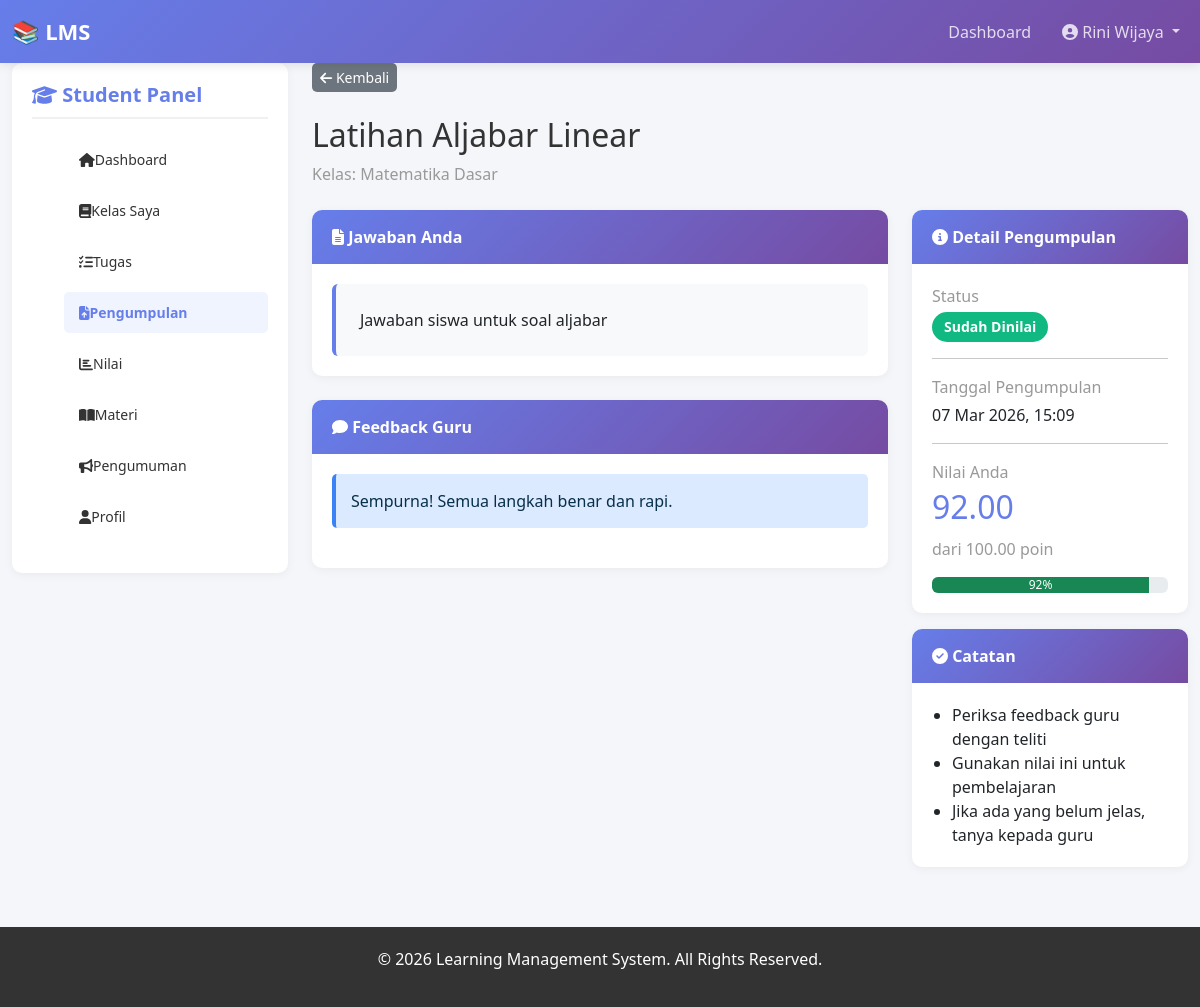
Screenshot of /student/view_submission.php?id=2 (signed in) with the database file from the repository.
### tables this page shows
CREATE TABLE `assignment_submissions` (
  `id` int(11) NOT NULL,
  `assignment_id` int(11) NOT NULL,
  `student_id` int(11) NOT NULL,
  `submission_text` text DEFAULT NULL,
  `file_path` varchar(255) DEFAULT NULL,
  `submitted_at` datetime DEFAULT NULL,
  `score` decimal(5,2) DEFAULT NULL,
  `feedback` text DEFAULT NULL,
  `graded_by` int(11) DEFAULT NULL,
  `graded_at` datetime DEFAULT NULL,
  `status` enum('submitted','graded','late') DEFAULT 'submitted',
  `created_at` timestamp NOT NULL DEFAULT current_timestamp(),
  `updated_at` timestamp NOT NULL DEFAULT current_timestamp() ON UPDATE current_timestamp()
);

CREATE TABLE `assignments` (
  `id` int(11) NOT NULL,
  `class_id` int(11) NOT NULL,
  `title` varchar(255) NOT NULL,
  `description` text NOT NULL,
  `instructions` text DEFAULT NULL,
  `due_date` datetime NOT NULL,
  `max_score` decimal(5,2) DEFAULT 100.00,
  `created_by` int(11) NOT NULL,
  `file_path` varchar(255) DEFAULT NULL,
  `created_at` timestamp NOT NULL DEFAULT current_timestamp(),
  `updated_at` timestamp NOT NULL DEFAULT current_timestamp() ON UPDATE current_timestamp()
);

CREATE TABLE `classes` (
  `id` int(11) NOT NULL,
  `code` varchar(20) NOT NULL,
  `name` varchar(100) NOT NULL,
  `description` text DEFAULT NULL,
  `teacher_id` int(11) NOT NULL,
  `class_image` varchar(255) DEFAULT NULL,
  `status` enum('active','inactive') DEFAULT 'active',
  `created_at` timestamp NOT NULL DEFAULT current_timestamp(),
  `updated_at` timestamp NOT NULL DEFAULT current_timestamp() ON UPDATE current_timestamp()
);

### student/view_submission.php (the view, shortened to what this page needs)
<?php
require '../includes/config.php';
$student_id = $_SESSION['user_id'];
$submission_id = (int)$_GET['id'];
$submission_query = $conn->query("SELECT s.*, a.title, a.max_score, c.name as class_name
                                  FROM assignment_submissions s
                                  JOIN assignments a ON s.assignment_id = a.id
                                  JOIN classes c ON a.class_id = c.id
                                  WHERE s.id = $submission_id AND s.student_id = $student_id");
$submission = $submission_query->fetch_assoc();
require '../includes/header.php';
?>
<div class="col-md-3 mb-4">
    <div class="sidebar">
        <h5><i class="fas fa-graduation-cap"></i> Student Panel</h5>
        <ul class="sidebar-menu">
            <li><a href="dashboard.php"><i class="fas fa-home"></i> Dashboard</a></li>
            <li><a href="classes.php"><i class="fas fa-book"></i> Kelas Saya</a></li>
            <li><a href="assignments.php"><i class="fas fa-tasks"></i> Tugas</a></li>
            <li><a href="submissions.php" class="active"><i class="fas fa-file-upload"></i> Pengumpulan</a></li>
            <li><a href="grades.php"><i class="fas fa-chart-bar"></i> Nilai</a></li>
            <li><a href="materials.php"><i class="fas fa-book-open"></i> Materi</a></li>
            <li><a href="announcements.php"><i class="fas fa-bullhorn"></i> Pengumuman</a></li>
            <li><a href="profile.php"><i class="fas fa-user"></i> Profil</a></li>
        </ul>
    </div>
</div>
<div class="col-md-9">
    <div class="mb-4">
        <a href="submissions.php" class="btn btn-secondary btn-sm">
            <i class="fas fa-arrow-left"></i> Kembali
        </a>
    </div>
    <h2 class="mb-2"><?php echo $submission['title']; ?></h2>
    <p class="text-muted mb-4">Kelas: <?php echo $submission['class_name']; ?></p>
    <div class="row">
        <div class="col-md-8">
            <div class="card mb-4">
                <div class="card-header">
                    <i class="fas fa-file-alt"></i> Jawaban Anda
                </div>
                <div class="card-body">
                    <div class="bg-light p-4 rounded" style="border-left: 4px solid #667eea;">
                        <?php echo nl2br($submission['submission_text']); ?>
                    </div>
                </div>
            </div>
            <?php if ($submission['status'] == 'graded' && $submission['feedback']): ?>
                <div class="card">
                    <div class="card-header">
                        <i class="fas fa-comment"></i> Feedback Guru
                    </div>
                    <div class="card-body">
                        <div class="alert alert-info" style="border-left: 4px solid #3b82f6;">
                            <?php echo nl2br($submission['feedback']); ?>
                        </div>
                    </div>
                </div>
            <?php endif; ?>
        </div>
        <div class="col-md-4">
            <div class="card mb-3">
                <div class="card-header">
                    <i class="fas fa-info-circle"></i> Detail Pengumpulan
                </div>
                <div class="card-body">
                    <p class="text-muted mb-1">Status</p>
                    <?php
                    $status_badge = ['submitted' => 'warning', 'graded' => 'success', 'late' => 'danger'];
                    $status_text = ['submitted' => 'Menunggu Review', 'graded' => 'Sudah Dinilai', 'late' => 'Terlambat'];
                    ?>
                    <h5 class="mb-3">
                        <span class="badge badge-<?php echo $status_badge[$submission['status']]; ?>" style="font-size: 14px; padding: 8px 12px;">
                            <?php echo $status_text[$submission['status']]; ?>
                        </span>
                    </h5>
                    <hr>
                    <p class="text-muted mb-1">Tanggal Pengumpulan</p>
                    <p class="mb-3"><?php echo date('d M Y, H:i', strtotime($submission['submitted_at'])); ?></p>
                    <?php if ($submission['status'] == 'graded'): ?>
                        <hr>
                        <p class="text-muted mb-1">Nilai Anda</p>
                        <h2 style="color: #667eea; margin-bottom: 10px;">
                            <?php echo number_format($submission['score'], 2); ?>
                        </h2>
                        <p style="color: #999; margin: 0;">
                            dari <?php echo number_format($submission['max_score'], 2); ?> poin
                        </p>
                        <div class="progress mt-3">
                            <?php
                            $percentage = ($submission['score'] / $submission['max_score']) * 100;
                            $color = $percentage >= 80 ? 'success' : ($percentage >= 60 ? 'warning' : 'danger');
                            ?>
                            <div class="progress-bar bg-<?php echo $color; ?>" role="progressbar"
                                style="width: <?php echo $percentage; ?>%;"
                                aria-valuenow="<?php echo $percentage; ?>"
                                aria-valuemin="0" aria-valuemax="100">
                                <?php echo round($percentage); ?>%
                            </div>
                        </div>
                    <?php endif; ?>
                </div>
            </div>
            <div class="card">
                <div class="card-header">
                    <i class="fas fa-check-circle"></i> Catatan
                </div>
                <div class="card-body">
                    <ul style="margin: 0; padding-left: 20px;">
                        <li>Periksa feedback guru dengan teliti</li>
                        <li>Gunakan nilai ini untuk pembelajaran</li>
                        <li>Jika ada yang belum jelas, tanya kepada guru</li>
                    </ul>
                </div>
            </div>
        </div>
    </div>
</div>
<?php require '../includes/footer.php'; ?>

### assets/css/style.css (style rules this page uses)
* { margin: 0; padding: 0; box-sizing: border-box; }
body { font-family: 'Segoe UI', Tahoma, Geneva, Verdana, sans-serif; background-color: #f5f6fa; color: #333; }
.sidebar { background: white; border-radius: 10px; padding: 20px; box-shadow: 0 2px 10px rgba(0, 0, 0, 0.05); position: sticky; top: 20px; height: fit-content; }
.sidebar h5 { color: #667eea; font-weight: bold; margin-bottom: 20px; padding-bottom: 10px; border-bottom: 2px solid #f0f0f0; }
.sidebar-menu { list-style: none; }
.sidebar-menu li { margin-bottom: 10px; }
.sidebar-menu a { color: #333; text-decoration: none; display: flex; align-items: center; padding: 10px 15px; border-radius: 5px; transition: 0.3s; font-size: 14px; }
.sidebar-menu a:hover, .sidebar-menu a.active { background: #f0f4ff; color: #667eea; font-weight: bold; }
.card { border: none; border-radius: 10px; box-shadow: 0 2px 10px rgba(0, 0, 0, 0.05); transition: 0.3s; margin-bottom: 20px; }
.card-header { background: linear-gradient(135deg, #667eea 0%, #764ba2 100%); color: white; border: none; border-radius: 10px 10px 0 0 !important; padding: 15px 20px; font-weight: bold; }
.card-body { padding: 20px; }
.btn-secondary { background: #6c757d; border: none; border-radius: 5px; }
.badge { padding: 5px 10px; border-radius: 20px; font-size: 12px; }
.badge-success { background: #10b981; }
.alert { border: none; border-radius: 5px; padding: 15px; margin-bottom: 20px; }
.alert-info { background: #dbeafe; color: #082f49; border-left: 4px solid #3b82f6; }
.text-muted { color: #999 !important; }

### rows the page displays
assignment_submissions: assignment.title "Latihan Aljabar Linear", classes.name "Matematika Dasar", submission_text "Jawaban siswa untuk soal aljabar", feedback "Sempurna! Semua langkah benar dan rapi.", status "Sudah Dinilai", submitted_at "07 Mar 2026, 15:09", score "92.00", assignment.max_score "100.00", score.max_score "92"

### other values shown
substr($full_name, 0, 20) "Rini Wijaya"
